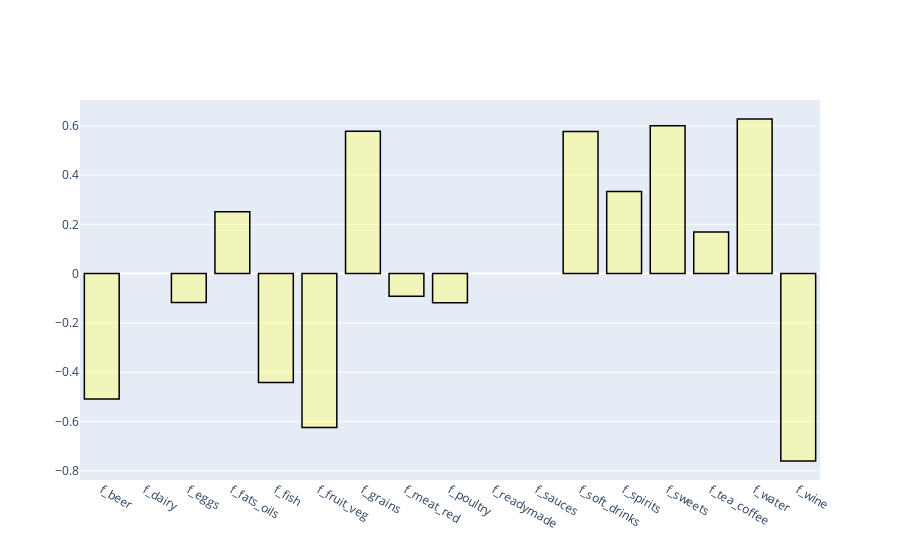

Notebook source saved alongside this figure:
### Code cell
trace1 = go.Bar(
                x = food_cols,
                y = rho.drop("estimated_diabetes_prevalence")["estimated_diabetes_prevalence"],
                marker = dict(color = 'rgba(255, 255, 128, 0.5)',
                             line=dict(color='rgb(0,0,0)',width=1.5)),
                
                )

data = trace1
layout = go.Layout(barmode = "group")
fig = go.Figure(data = data, layout = layout)
fig.show()

### Figure 1 — Plotly figure (JSON) as saved in the notebook; plotly's stock layout.template omitted (floating-point values rounded to 4 significant figures)
{"data": [{"marker": {"color": "rgba(255, 255, 128, 0.5)", "line": {"color": "rgb(0,0,0)", "width": 1.5}}, "type": "bar", "x": ["f_beer", "f_dairy", "f_eggs", "f_fats_oils", "f_fish", "f_fruit_veg", "f_grains", "f_meat_red", "f_poultry", "f_readymade", "f_sauces", "f_soft_drinks", "f_spirits", "f_sweets", "f_tea_coffee", "f_water", "f_wine"], "y": [-0.5086, null, -0.1175, 0.251, -0.4421, -0.625, 0.578, -0.09152, -0.1184, null, null, 0.5766, 0.333, 0.6005, 0.1688, 0.6276, -0.7607]}], "layout": {"barmode": "group"}}
